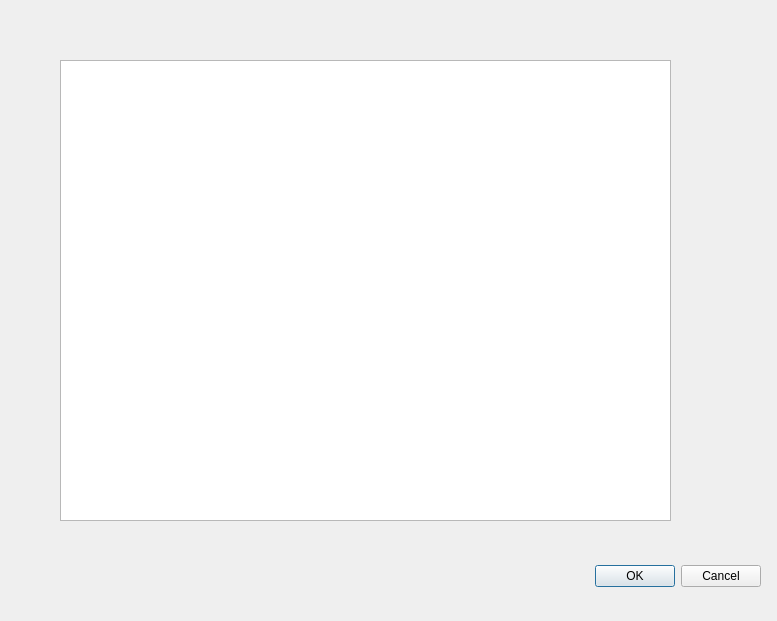
<?xml version="1.0" encoding="UTF-8"?>
<ui version="4.0">
 <class>TextEditorDialog</class>
 <widget class="QDialog" name="TextEditorDialog">
  <property name="geometry">
   <rect>
    <x>0</x>
    <y>0</y>
    <width>777</width>
    <height>621</height>
   </rect>
  </property>
  <property name="windowTitle">
   <string>Dialog</string>
  </property>
  <widget class="QDialogButtonBox" name="buttonBox">
   <property name="geometry">
    <rect>
     <x>420</x>
     <y>560</y>
     <width>341</width>
     <height>32</height>
    </rect>
   </property>
   <property name="orientation">
    <enum>Qt::Horizontal</enum>
   </property>
   <property name="standardButtons">
    <set>QDialogButtonBox::Cancel|QDialogButtonBox::Ok</set>
   </property>
  </widget>
  <widget class="QTextEdit" name="textEdit">
   <property name="geometry">
    <rect>
     <x>60</x>
     <y>60</y>
     <width>611</width>
     <height>461</height>
    </rect>
   </property>
  </widget>
 </widget>
 <resources/>
 <connections>
  <connection>
   <sender>buttonBox</sender>
   <signal>accepted()</signal>
   <receiver>TextEditorDialog</receiver>
   <slot>accept()</slot>
   <hints>
    <hint type="sourcelabel">
     <x>248</x>
     <y>254</y>
    </hint>
    <hint type="destinationlabel">
     <x>157</x>
     <y>274</y>
    </hint>
   </hints>
  </connection>
  <connection>
   <sender>buttonBox</sender>
   <signal>rejected()</signal>
   <receiver>TextEditorDialog</receiver>
   <slot>reject()</slot>
   <hints>
    <hint type="sourcelabel">
     <x>316</x>
     <y>260</y>
    </hint>
    <hint type="destinationlabel">
     <x>286</x>
     <y>274</y>
    </hint>
   </hints>
  </connection>
 </connections>
</ui>
